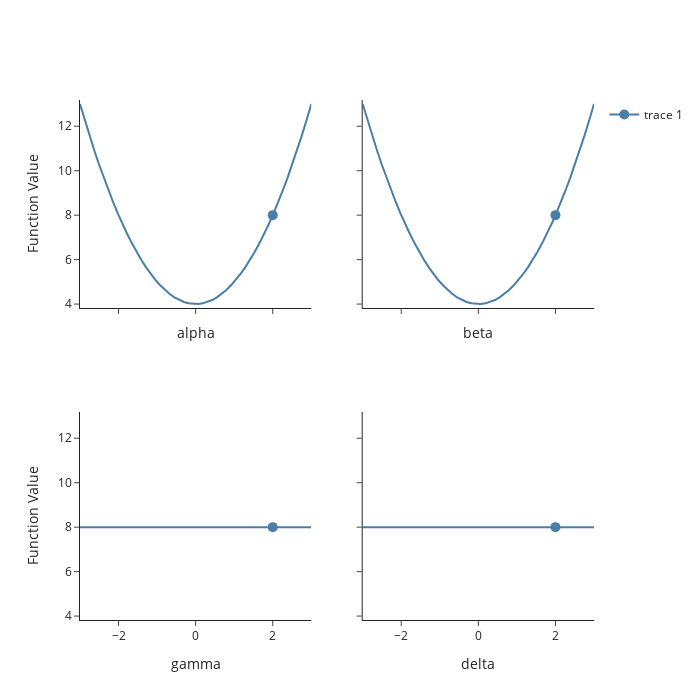

This figure's notebook cell:
### Markdown cell above
### Simple Surface Plot

### Code cell
def sphere(paramss):
    x = np.array([paramss.get("alpha"), paramss.get("beta")], dtype=np.float64)
    return x @ x

params = {"alpha": 2, "beta": 2, "gamma": 2, "delta": 2}
bounds = om.Bounds(
    lower={name: -3 for name in params},
    upper={name: 3 for name in params},
)
fig = om.sandbox.slice_plot_3d(
    func=sphere,
    params=params,
    bounds=bounds,
    projection="slice",
    n_gridpoints=50,
    # selector=lambda x: [x["alpha"], x["beta"]],
)
fig.show()

### Figure 1 — Plotly figure (JSON) as saved in the notebook; plotly's stock layout.template omitted (floating-point values rounded to 4 significant figures)
{"data": [{"hovertemplate": "x=%{x}<br>y=%{y}<extra></extra>", "legendgroup": "", "line": {"color": "#497ea7", "dash": "solid"}, "marker": {"symbol": "circle"}, "mode": "lines", "name": "", "orientation": "v", "showlegend": false, "x": [-3.0, -2.878, -2.755, -2.633, -2.51, -2.388, -2.265, -2.143, -2.02, -1.898, -1.776, -1.653, -1.531, -1.408, -1.286, -1.163, -1.041, -0.9184, -0.7959, -0.6735, -0.551, -0.4286, -0.3061, -0.1837, -0.06122, 0.06122, 0.1837, 0.3061, 0.4286, 0.551, 0.6735, 0.7959, 0.9184, 1.041, 1.163, 1.286, 1.408, 1.531, 1.653, 1.776, 1.898, 2.02, 2.143, 2.265, 2.388, 2.51, 2.633, 2.755, 2.878, 3.0], "xaxis": "x", "y": [13.0, 12.28, 11.59, 10.93, 10.3, 9.701, 9.132, 8.592, 8.082, 7.602, 7.152, 6.733, 6.343, 5.983, 5.653, 5.353, 5.083, 4.843, 4.633, 4.454, 4.304, 4.184, 4.094, 4.034, 4.004, 4.004, 4.034, 4.094, 4.184, 4.304, 4.454, 4.633, 4.843, 5.083, 5.353, 5.653, 5.983, 6.343, 6.733, 7.152, 7.602, 8.082, 8.592, 9.132, 9.701, 10.3, 10.93, 11.59, 12.28, 13.0], "yaxis": "y", "type": "scatter"}, {"marker": {"color": "#497ea7", "size": 10}, "x": [2.0], "y": [8.0], "type": "scatter", "xaxis": "x", "yaxis": "y"}, {"hovertemplate": "x=%{x}<br>y=%{y}<extra></extra>", "legendgroup": "", "line": {"color": "#497ea7", "dash": "solid"}, "marker": {"symbol": "circle"}, "mode": "lines", "name": "", "orientation": "v", "showlegend": false, "x": [-3.0, -2.878, -2.755, -2.633, -2.51, -2.388, -2.265, -2.143, -2.02, -1.898, -1.776, -1.653, -1.531, -1.408, -1.286, -1.163, -1.041, -0.9184, -0.7959, -0.6735, -0.551, -0.4286, -0.3061, -0.1837, -0.06122, 0.06122, 0.1837, 0.3061, 0.4286, 0.551, 0.6735, 0.7959, 0.9184, 1.041, 1.163, 1.286, 1.408, 1.531, 1.653, 1.776, 1.898, 2.02, 2.143, 2.265, 2.388, 2.51, 2.633, 2.755, 2.878, 3.0], "xaxis": "x2", "y": [13.0, 12.28, 11.59, 10.93, 10.3, 9.701, 9.132, 8.592, 8.082, 7.602, 7.152, 6.733, 6.343, 5.983, 5.653, 5.353, 5.083, 4.843, 4.633, 4.454, 4.304, 4.184, 4.094, 4.034, 4.004, 4.004, 4.034, 4.094, 4.184, 4.304, 4.454, 4.633, 4.843, 5.083, 5.353, 5.653, 5.983, 6.343, 6.733, 7.152, 7.602, 8.082, 8.592, 9.132, 9.701, 10.3, 10.93, 11.59, 12.28, 13.0], "yaxis": "y2", "type": "scatter"}, {"marker": {"color": "#497ea7", "size": 10}, "x": [2.0], "y": [8.0], "type": "scatter", "xaxis": "x2", "yaxis": "y2", "showlegend": false}, {"hovertemplate": "x=%{x}<br>y=%{y}<extra></extra>", "legendgroup": "", "line": {"color": "#497ea7", "dash": "solid"}, "marker": {"symbol": "circle"}, "mode": "lines", "name": "", "orientation": "v", "showlegend": false, "x": [-3.0, -2.878, -2.755, -2.633, -2.51, -2.388, -2.265, -2.143, -2.02, -1.898, -1.776, -1.653, -1.531, -1.408, -1.286, -1.163, -1.041, -0.9184, -0.7959, -0.6735, -0.551, -0.4286, -0.3061, -0.1837, -0.06122, 0.06122, 0.1837, 0.3061, 0.4286, 0.551, 0.6735, 0.7959, 0.9184, 1.041, 1.163, 1.286, 1.408, 1.531, 1.653, 1.776, 1.898, 2.02, 2.143, 2.265, 2.388, 2.51, 2.633, 2.755, 2.878, 3.0], "xaxis": "x3", "y": [8.0, 8.0, 8.0, 8.0, 8.0, 8.0, 8.0, 8.0, 8.0, 8.0, 8.0, 8.0, 8.0, 8.0, 8.0, 8.0, 8.0, 8.0, 8.0, 8.0, 8.0, 8.0, 8.0, 8.0, 8.0, 8.0, 8.0, 8.0, 8.0, 8.0, 8.0, 8.0, 8.0, 8.0, 8.0, 8.0, 8.0, 8.0, 8.0, 8.0, 8.0, 8.0, 8.0, 8.0, 8.0, 8.0, 8.0, 8.0, 8.0, 8.0], "yaxis": "y3", "type": "scatter"}, {"marker": {"color": "#497ea7", "size": 10}, "x": [2.0], "y": [8.0], "type": "scatter", "xaxis": "x3", "yaxis": "y3", "showlegend": false}, {"hovertemplate": "x=%{x}<br>y=%{y}<extra></extra>", "legendgroup": "", "line": {"color": "#497ea7", "dash": "solid"}, "marker": {"symbol": "circle"}, "mode": "lines", "name": "", "orientation": "v", "showlegend": false, "x": [-3.0, -2.878, -2.755, -2.633, -2.51, -2.388, -2.265, -2.143, -2.02, -1.898, -1.776, -1.653, -1.531, -1.408, -1.286, -1.163, -1.041, -0.9184, -0.7959, -0.6735, -0.551, -0.4286, -0.3061, -0.1837, -0.06122, 0.06122, 0.1837, 0.3061, 0.4286, 0.551, 0.6735, 0.7959, 0.9184, 1.041, 1.163, 1.286, 1.408, 1.531, 1.653, 1.776, 1.898, 2.02, 2.143, 2.265, 2.388, 2.51, 2.633, 2.755, 2.878, 3.0], "xaxis": "x4", "y": [8.0, 8.0, 8.0, 8.0, 8.0, 8.0, 8.0, 8.0, 8.0, 8.0, 8.0, 8.0, 8.0, 8.0, 8.0, 8.0, 8.0, 8.0, 8.0, 8.0, 8.0, 8.0, 8.0, 8.0, 8.0, 8.0, 8.0, 8.0, 8.0, 8.0, 8.0, 8.0, 8.0, 8.0, 8.0, 8.0, 8.0, 8.0, 8.0, 8.0, 8.0, 8.0, 8.0, 8.0, 8.0, 8.0, 8.0, 8.0, 8.0, 8.0], "yaxis": "y4", "type": "scatter"}, {"marker": {"color": "#497ea7", "size": 10}, "x": [2.0], "y": [8.0], "type": "scatter", "xaxis": "x4", "yaxis": "y4", "showlegend": false}], "layout": {"xaxis": {"anchor": "y", "domain": [0.0, 0.45], "matches": "x3", "showticklabels": false, "showgrid": false, "title": {"text": "alpha"}, "range": [-3.0, 3.0]}, "yaxis": {"anchor": "x", "domain": [0.6, 1.0], "showgrid": false, "title": {"text": "Function Value"}, "range": [3.824, 13.18]}, "xaxis2": {"anchor": "y2", "domain": [0.55, 1.0], "matches": "x4", "showticklabels": false, "title": {"text": "beta"}, "range": [-3.0, 3.0]}, "yaxis2": {"anchor": "x2", "domain": [0.6, 1.0], "matches": "y", "showticklabels": false, "range": [3.824, 13.18]}, "xaxis3": {"anchor": "y3", "domain": [0.0, 0.45], "title": {"text": "gamma"}, "range": [-3.0, 3.0]}, "yaxis3": {"anchor": "x3", "domain": [0.0, 0.4], "title": {"text": "Function Value"}, "range": [3.824, 13.18]}, "xaxis4": {"anchor": "y4", "domain": [0.55, 1.0], "title": {"text": "delta"}, "range": [-3.0, 3.0]}, "yaxis4": {"anchor": "x4", "domain": [0.0, 0.4], "matches": "y3", "showticklabels": false, "range": [3.824, 13.18]}, "width": 700, "height": 700}}
